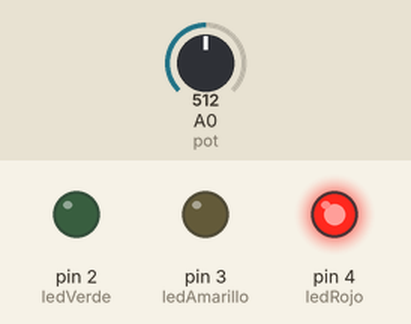
Bench run of a sketch on a simulated Arduino Uno, built with avr-gcc and run on an emulated ATmega328P. On the bench: output pins drawn as LEDs (lit = HIGH). The test bench sets the inputs (shaded band); at power-on: A0 (pot) = 512. What the sketch prints to the serial monitor is not drawn.

Above: at 15.0 s.
Timing chart, 0 to 39.1 s (numbered marks = the images above):
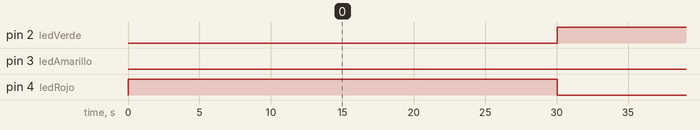

Measured:
- by itself, pin 2 (ledVerde): alternates HIGH for 10.0 s and LOW for 20.0 s
- by itself, pin 3 (ledAmarillo): repeats every 30.0 s: 4 × (LOW 0.50 s, HIGH 0.50 s), LOW 25.5 s, HIGH 0.50 s
- by itself, pin 4 (ledRojo): repeats every 30.0 s: LOW 15.0 s, HIGH 15.0 s

The sketch:

Semaforo3.ino
```cpp
int ledRojo = 4;
int ledAmarillo = 3;
int ledVerde = 2;
int tiempo = 60;
int estado = 1;

//Variables del Potenciometro
int pot=0;
int lectura=1;

//leds
int rojo, amarillo, verde;

int estadoPot=0;
void setup() {
  Serial.begin(9600);
  pinMode(ledRojo, OUTPUT);
  pinMode(ledAmarillo, OUTPUT);
  pinMode(ledVerde, OUTPUT);

  rojo=HIGH;
  verde=LOW;
  amarillo=LOW;
}

void loop() {
  lectura=analogRead(pot);

  Serial.print("Lectura potenciometro: ");
  Serial.println(lectura);


  /*
  if(lectura>=851 && lectura<=1023){
    tiempo=60;
  }
  if(lectura>=681 && lectura<=850){
    tiempo=50;
  }
  if(lectura>=511 && lectura<=680){
    tiempo=40;
  }
  if(lectura>=341 && lectura<=510){
    tiempo=30;
  }
  if(lectura>=171 && lectura<=340){
    tiempo=20;
  }
  if(lectura>=0 && lectura<=170){
    tiempo=10;
  }
  */
  if(estado == 1 && tiempo == 0){
    verde = HIGH;
    amarillo = LOW;
    rojo = LOW;
    estado = 0;
    if(lectura>512){
      tiempo=60;
    }
    if(lectura<=512){
      tiempo=30;
    }
  }else{
    if(estado == 0 && tiempo == 10){
      verde= LOW;
      amarillo= LOW;
      rojo= LOW;

      estado = 2;
    }else{
      if(tiempo == 0){
        verde = LOW;
        amarillo = LOW;
        rojo = HIGH;

        estado = 1;
        if(lectura>512){
          tiempo=60;
        }
        if(lectura<=512){
          tiempo=30;
        }
      }
    }
  }
  //Decremento del tiempo
  tiempo = tiempo - 1;

  if(estado == 2){
    amarillo = HIGH;
    estado = 3;
  }else if(estado==3){
    amarillo = LOW;
    estado = 2;
  }

  digitalWrite(ledVerde, verde);
  digitalWrite(ledAmarillo, amarillo);
  digitalWrite(ledRojo, rojo);
  //Establecer un retardo
  delay(500);
  Serial.print("Tiempo: ");
  Serial.println(tiempo);
}
```
